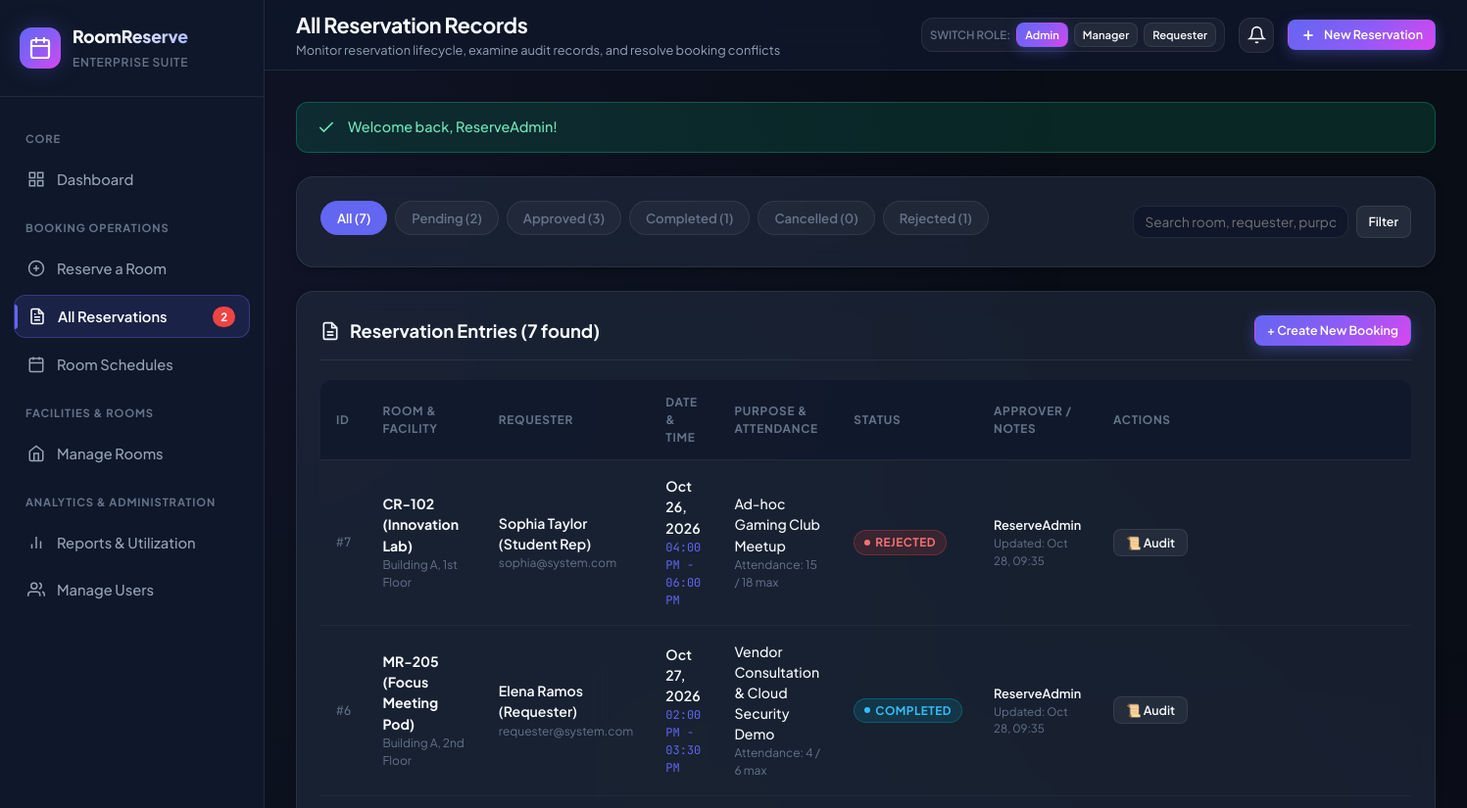
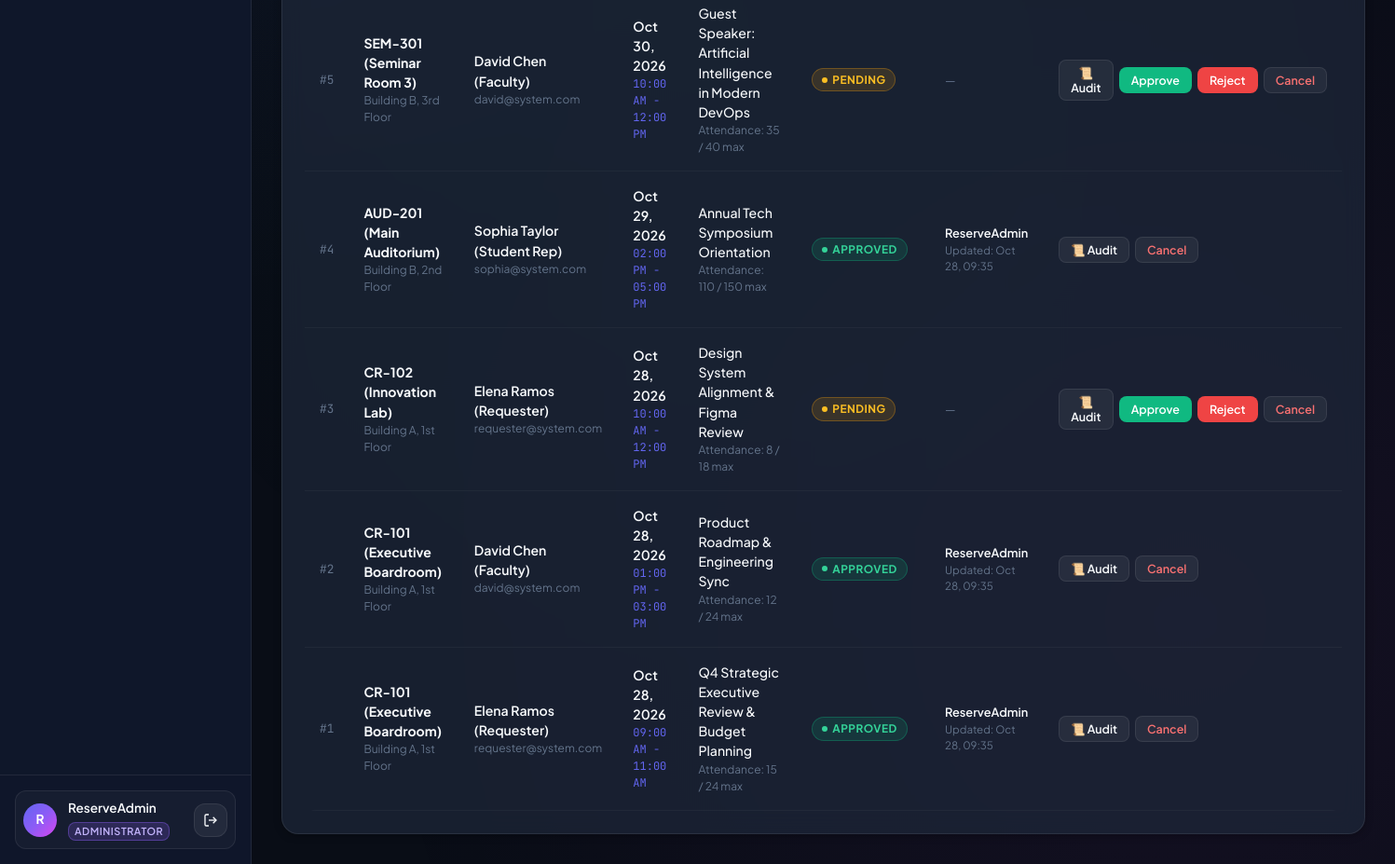
/reservations.php (signed in), run on the app's committed database (2 pictures, top to bottom).
### tables this page shows
CREATE TABLE `reservations` (
  `reservation_id` INT AUTO_INCREMENT PRIMARY KEY,
  `user_id` INT NOT NULL,
  `room_id` INT NOT NULL,
  `purpose` TEXT NOT NULL,
  `attendance` INT NOT NULL DEFAULT 1,
  `reservation_date` DATE NOT NULL,
  `start_time` TIME NOT NULL,
  `end_time` TIME NOT NULL,
  `status` ENUM('Pending', 'Approved', 'Rejected', 'Cancelled', 'Completed') NOT NULL DEFAULT 'Pending',
  `approved_by` INT DEFAULT NULL,
  `created_at` TIMESTAMP DEFAULT CURRENT_TIMESTAMP,
  `updated_at` TIMESTAMP DEFAULT CURRENT_TIMESTAMP ON UPDATE CURRENT_TIMESTAMP,
  INDEX `idx_room_date_status` (`room_id`, `reservation_date`, `status`),
  CONSTRAINT `fk_res_user` FOREIGN KEY (`user_id`) REFERENCES `users` (`user_id`) ON DELETE CASCADE,
  CONSTRAINT `fk_res_room` FOREIGN KEY (`room_id`) REFERENCES `rooms` (`room_id`) ON DELETE CASCADE,
  CONSTRAINT `fk_res_approver` FOREIGN KEY (`approved_by`) REFERENCES `users` (`user_id`) ON DELETE SET NULL
);

CREATE TABLE `rooms` (
  `room_id` INT AUTO_INCREMENT PRIMARY KEY,
  `room_number` VARCHAR(50) NOT NULL UNIQUE,
  `capacity` INT NOT NULL,
  `location` VARCHAR(100) NOT NULL,
  `room_status` ENUM('Operational', 'Maintenance', 'Unavailable') NOT NULL DEFAULT 'Operational',
  `amenities` VARCHAR(255) DEFAULT 'High-Speed Wi-Fi, Whiteboard',
  `description` TEXT DEFAULT NULL,
  `created_at` TIMESTAMP DEFAULT CURRENT_TIMESTAMP
);

CREATE TABLE `users` (
  `user_id` INT AUTO_INCREMENT PRIMARY KEY,
  `full_name` VARCHAR(100) NOT NULL,
  `email` VARCHAR(150) NOT NULL UNIQUE,
  `password_hash` VARCHAR(255) NOT NULL,
  `role` ENUM('Administrator', 'Room Manager', 'Requester') NOT NULL DEFAULT 'Requester',
  `account_status` ENUM('Active', 'Inactive') NOT NULL DEFAULT 'Active',
  `created_at` TIMESTAMP DEFAULT CURRENT_TIMESTAMP
);

### includes/auth.php (called while the page is built, shortened)
<?php
require_once __DIR__ . '/../config/db.php';
function isLoggedIn() {
    return isset($_SESSION['user_id']) && !empty($_SESSION['user_id']);
}
function currentUser() {
    return [
        'user_id' => $_SESSION['user_id'],
        'full_name' => $_SESSION['full_name'],
        'email' => $_SESSION['email'],
        'role' => $_SESSION['role'],
        'account_status' => $_SESSION['account_status'] ?? 'Active'
    ];
}

### config/db.php (called while the page is built, shortened)
<?php
function checkRoomConflict($pdo, $roomId, $reservationDate, $startTime, $endTime, $excludeReservationId = null) {
    $sql = "
        SELECT r.*, rm.room_number, u.full_name AS requester_name
        FROM reservations r
        JOIN rooms rm ON r.room_id = rm.room_id
        JOIN users u ON r.user_id = u.user_id
        WHERE r.room_id = ?
          AND r.reservation_date = ?
          AND r.status = 'Approved'
          AND (? < r.end_time AND ? > r.start_time)
    ";
    $params = [$roomId, $reservationDate, $startTime, $endTime];
    $sql .= " LIMIT 1";
    $stmt = $pdo->prepare($sql);
    $stmt->execute($params);
    $conflict = $stmt->fetch();
    return $conflict ?: null;
}
function formatDate($dateStr) {
    return date('M d, Y', strtotime($dateStr));
}
function formatTime($timeStr) {
    return date('h:i A', strtotime($timeStr));
}
function getStatusBadgeClass($status) {
    switch ($status) {
        case 'Approved':
            return 'badge-success';
        case 'Pending':
            return 'badge-warning';
        case 'Rejected':
            return 'badge-danger';
        case 'Completed':
            return 'badge-info';
    }
}

### reservations.php (the view, shortened to what this page needs)
<?php
require_once __DIR__ . '/config/db.php';
require_once __DIR__ . '/includes/auth.php';
$pdo = getDB();
$filterStatus = $_GET['status'] ?? 'all';
$searchQuery = trim($_GET['q'] ?? '');
$sql = "
    SELECT r.*, rm.room_number, rm.capacity, rm.location, u.full_name AS requester_name, u.email AS requester_email,
           appr.full_name AS approver_name
    FROM reservations r
    JOIN rooms rm ON r.room_id = rm.room_id
    JOIN users u ON r.user_id = u.user_id
    LEFT JOIN users appr ON r.approved_by = appr.user_id
    WHERE 1=1
";
$params = [];
$sql .= " ORDER BY r.created_at DESC, r.reservation_id DESC";
$stmt = $pdo->prepare($sql);
$stmt->execute($params);
$reservations = $stmt->fetchAll();
$countSql = "SELECT status, COUNT(*) as cnt FROM reservations r WHERE 1=1";
$countParams = [];
$countSql .= " GROUP BY status";
$cStmt = $pdo->prepare($countSql);
$cStmt->execute($countParams);
$statusCounts = $cStmt->fetchAll(PDO::FETCH_KEY_PAIR);
$totalCount = array_sum($statusCounts);
include __DIR__ . '/includes/header.php';
?>
<div class="card" style="margin-bottom: 24px;">
    <div style="display:flex; justify-content:space-between; align-items:center; flex-wrap:wrap; gap:16px;">
        <div class="filter-tabs" style="margin-bottom:0;">
            <a href="reservations.php?status=all<?= !empty($searchQuery) ? '&q=' . urlencode($searchQuery) : '' ?>"
               class="filter-tab <?= $filterStatus === 'all' ? 'active' : '' ?>">
                All (<?= $totalCount ?>)
            </a>
            <a href="reservations.php?status=Pending<?= !empty($searchQuery) ? '&q=' . urlencode($searchQuery) : '' ?>"
               class="filter-tab <?= $filterStatus === 'Pending' ? 'active' : '' ?>">
                Pending (<?= $statusCounts['Pending'] ?? 0 ?>)
            </a>
            <a href="reservations.php?status=Approved<?= !empty($searchQuery) ? '&q=' . urlencode($searchQuery) : '' ?>"
               class="filter-tab <?= $filterStatus === 'Approved' ? 'active' : '' ?>">
                Approved (<?= $statusCounts['Approved'] ?? 0 ?>)
            </a>
            <a href="reservations.php?status=Completed<?= !empty($searchQuery) ? '&q=' . urlencode($searchQuery) : '' ?>"
               class="filter-tab <?= $filterStatus === 'Completed' ? 'active' : '' ?>">
                Completed (<?= $statusCounts['Completed'] ?? 0 ?>)
            </a>
            <a href="reservations.php?status=Cancelled<?= !empty($searchQuery) ? '&q=' . urlencode($searchQuery) : '' ?>"
               class="filter-tab <?= $filterStatus === 'Cancelled' ? 'active' : '' ?>">
                Cancelled (<?= $statusCounts['Cancelled'] ?? 0 ?>)
            </a>
            <a href="reservations.php?status=Rejected<?= !empty($searchQuery) ? '&q=' . urlencode($searchQuery) : '' ?>"
               class="filter-tab <?= $filterStatus === 'Rejected' ? 'active' : '' ?>">
                Rejected (<?= $statusCounts['Rejected'] ?? 0 ?>)
            </a>
        </div>
        <form method="GET" action="reservations.php" style="display:flex; gap:8px;">
            <input type="text" name="q" class="form-control" placeholder="Search room, requester, purpose..." value="<?= htmlspecialchars($searchQuery) ?>" style="padding:7px 12px; font-size:0.85rem; width:220px;">
            <button type="submit" class="btn btn-secondary btn-sm">Filter</button>
        </form>
    </div>
</div>
<div class="card">
    <div class="card-header">
        <div class="card-title">
            <svg width="20" height="20" viewBox="0 0 24 24" fill="none" stroke="currentColor" stroke-width="2"><path d="M14 2H6a2 2 0 0 0-2 2v16a2 2 0 0 0 2 2h12a2 2 0 0 0 2-2V8z"></path><polyline points="14 2 14 8 20 8"></polyline><line x1="16" y1="13" x2="8" y2="13"></line><line x1="16" y1="17" x2="8" y2="17"></line></svg>
            Reservation Entries (<?= count($reservations) ?> found)
        </div>
        <a href="reserve.php" class="btn btn-primary btn-sm">+ Create New Booking</a>
    </div>
    <?php if (empty($reservations)): ?>
        <div style="text-align:center; padding:50px 20px; color:var(--text-muted);">
            <div style="font-size:2.2rem; margin-bottom:10px;">📋</div>
            <div style="font-size:1.05rem; font-weight:600; color:var(--text-primary);">No reservation records matching your criteria.</div>
            <p style="font-size:0.85rem; margin-top:4px;">Try selecting a different filter tab or search term.</p>
        </div>
    <?php else: ?>
        <div class="table-responsive">
            <table class="data-table">
                <thead>
                    <tr>
                        <th>ID</th>
                        <th>Room & Facility</th>
                        <?php if ($user['role'] !== 'Requester'): ?>
                            <th>Requester</th>
                        <?php endif; ?>
                        <th>Date & Time</th>
                        <th>Purpose & Attendance</th>
                        <th>Status</th>
                        <th>Approver / Notes</th>
                        <th>Actions</th>
                    </tr>
                </thead>
                <tbody>
                    <?php foreach ($reservations as $r):
                        $hasConflict = false;
                        if ($r['status'] === 'Pending') {
                            $hasConflict = (bool)checkRoomConflict($pdo, $r['room_id'], $r['reservation_date'], $r['start_time'], $r['end_time']);
                        }
                    ?>
                        <tr>
                            <td style="font-family:var(--font-mono); font-size:0.8rem; color:var(--text-muted);">#<?= $r['reservation_id'] ?></td>
                            <td>
                                <div style="font-weight:700; color:var(--text-primary);"><?= htmlspecialchars($r['room_number']) ?></div>
                                <div style="font-size:0.75rem; color:var(--text-muted);"><?= htmlspecialchars($r['location']) ?></div>
                            </td>
                            <?php if ($user['role'] !== 'Requester'): ?>
                                <td>
                                    <div style="font-weight:600; color:var(--text-primary);"><?= htmlspecialchars($r['requester_name']) ?></div>
                                    <div style="font-size:0.75rem; color:var(--text-muted);"><?= htmlspecialchars($r['requester_email']) ?></div>
                                </td>
                            <?php endif; ?>
                            <td>
                                <div style="font-weight:600; color:var(--text-primary);"><?= formatDate($r['reservation_date']) ?></div>
                                <div style="font-size:0.75rem; font-family:var(--font-mono); color:var(--primary);">
                                    <?= formatTime($r['start_time']) ?> - <?= formatTime($r['end_time']) ?>
                                </div>
                            </td>
                            <td>
                                <div style="font-weight:500; color:var(--text-primary); max-width:240px;"><?= htmlspecialchars($r['purpose']) ?></div>
                                <div style="font-size:0.75rem; color:var(--text-muted);">
                                    Attendance: <?= $r['attendance'] ?> / <?= $r['capacity'] ?> max
                                </div>
                            </td>
                            <td>
                                <span class="badge <?= getStatusBadgeClass($r['status']) ?>">
                                    <span class="badge-dot"></span> <?= $r['status'] ?>
                                </span>
                            </td>
                            <td>
                                <?php if (!empty($r['approver_name'])): ?>
                                    <div style="font-size:0.8rem; color:var(--text-primary); font-weight:600;"><?= htmlspecialchars($r['approver_name']) ?></div>
                                    <div style="font-size:0.72rem; color:var(--text-muted);">Updated: <?= date('M d, H:i', strtotime($r['updated_at'])) ?></div>
                                <?php else: ?>
                                    <span style="font-size:0.8rem; color:var(--text-muted);">&mdash;</span>
                                <?php endif; ?>
                            </td>
                            <td>
                                <div style="display:flex; gap:6px; align-items:center;">
                                    <button class="btn btn-secondary btn-sm" onclick="showHistory(<?= $r['reservation_id'] ?>)" title="View Audit Trail History">
                                        📜 Audit
                                    </button>
                                    <?php if ($user['role'] === 'Administrator' && $r['status'] === 'Pending'): ?>
                                        <button class="btn btn-success btn-sm" onclick="openApprovalModal(<?= $r['reservation_id'] ?>, '<?= htmlspecialchars(addslashes($r['room_number'])) ?>', '<?= formatDate($r['reservation_date']) ?>', '<?= formatTime($r['start_time']) ?> - <?= formatTime($r['end_time']) ?>', <?= $hasConflict ? 'true' : 'false' ?>)">
                                            Approve
                                        </button>
                                        <button class="btn btn-danger btn-sm" onclick="openRejectModal(<?= $r['reservation_id'] ?>, '<?= htmlspecialchars(addslashes($r['room_number'])) ?>')">
                                            Reject
                                        </button>
                                    <?php endif; ?>
                                    <?php
                                        $canCancel = in_array($r['status'], ['Pending', 'Approved']) &&
                                                     ($user['role'] === 'Administrator' || (int)$r['user_id'] === (int)$user['user_id']);
                                        if ($canCancel):
                                    ?>
                                        <button class="btn btn-secondary btn-sm" style="color:#f87171;" onclick="openCancelModal(<?= $r['reservation_id'] ?>, '<?= htmlspecialchars(addslashes($r['room_number'])) ?>')">
                                            Cancel
                                        </button>
                                    <?php endif; ?>
                                </div>
                            </td>
                        </tr>
                    <?php endforeach; ?>
                </tbody>
            </table>
        </div>
    <?php endif; ?>
</div>
<?php include __DIR__ . '/includes/footer.php'; ?>

### data on the page
reservations: reservation_id "7", room.room_number "CR-102 (Innovation Lab)", room.location "Building A, 1st Floor", user.full_name "Sophia Taylor (Student Rep)", user.email "sophia@system.com", reservation_date "Oct 26, 2026", start_time "04:00 PM", end_time "06:00 PM", purpose "Ad-hoc Gaming Club Meetup", attendance "15", room.capacity "18", status "REJECTED", approved_by.full_name "ReserveAdmin", updated_at "Oct 28, 09:35"
reservations: reservation_id "6", room.room_number "MR-205 (Focus Meeting Pod)", room.location "Building A, 2nd Floor", user.full_name "Elena Ramos (Requester)", user.email "requester@system.com", reservation_date "Oct 27, 2026", start_time "02:00 PM", end_time "03:30 PM", purpose "Vendor Consultation & Cloud Security Demo", attendance "4", room.capacity "6", status "COMPLETED", approved_by.full_name "ReserveAdmin", updated_at "Oct 28, 09:35"
reservations: reservation_id "5", room.room_number "SEM-301 (Seminar Room 3)", room.location "Building B, 3rd Floor", user.full_name "David Chen (Faculty)", user.email "david@system.com", reservation_date "Oct 30, 2026", start_time "10:00 AM", end_time "12:00 PM", purpose "Guest Speaker: Artificial Intelligence in Modern DevOps", attendance "35", room.capacity "40", status "PENDING"
reservations: reservation_id "4", room.room_number "AUD-201 (Main Auditorium)", room.location "Building B, 2nd Floor", user.full_name "Sophia Taylor (Student Rep)", user.email "sophia@system.com", reservation_date "Oct 29, 2026", start_time "02:00 PM", end_time "05:00 PM", purpose "Annual Tech Symposium Orientation", attendance "110", room.capacity "150", status "APPROVED", approved_by.full_name "ReserveAdmin", updated_at "Oct 28, 09:35"
reservations: reservation_id "3", room.room_number "CR-102 (Innovation Lab)", room.location "Building A, 1st Floor", user.full_name "Elena Ramos (Requester)", user.email "requester@system.com", reservation_date "Oct 28, 2026", start_time "10:00 AM", end_time "12:00 PM", purpose "Design System Alignment & Figma Review", attendance "8", room.capacity "18", status "PENDING"
reservations: reservation_id "2", room.room_number "CR-101 (Executive Boardroom)", room.location "Building A, 1st Floor", user.full_name "David Chen (Faculty)", user.email "david@system.com", reservation_date "Oct 28, 2026", start_time "01:00 PM", end_time "03:00 PM", purpose "Product Roadmap & Engineering Sync", attendance "12", room.capacity "24", status "APPROVED", approved_by.full_name "ReserveAdmin", updated_at "Oct 28, 09:35"
reservations: reservation_id "1", room.room_number "CR-101 (Executive Boardroom)", room.location "Building A, 1st Floor", user.full_name "Elena Ramos (Requester)", user.email "requester@system.com", reservation_date "Oct 28, 2026", start_time "09:00 AM", end_time "11:00 AM", purpose "Q4 Strategic Executive Review & Budget Planning", attendance "15", room.capacity "24", status "APPROVED", approved_by.full_name "ReserveAdmin", updated_at "Oct 28, 09:35"

### other printed values
$pendingCount "2"
substr($currentUser['full_name'], 0, 1) "R"
$currentUser['full_name'] "ReserveAdmin"
$currentUser['role'] "ADMINISTRATOR"
$pageTitle "All Reservation Records"
$pageSubtitle "Monitor reservation lifecycle, examine audit records, and resolve booking conflicts"
$flashSuccess "Welcome back, ReserveAdmin!"
$totalCount "7"
$statusCounts['Pending'] "2"
$statusCounts['Approved'] "3"
$statusCounts['Completed'] "1"
$statusCounts['Cancelled'] "0"
$statusCounts['Rejected'] "1"
count($reservations) "7"
